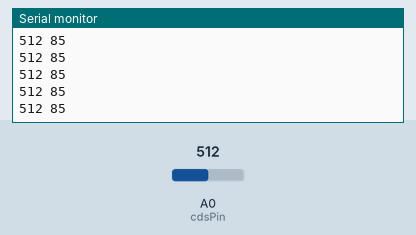
A sketch run on a simulated Arduino Uno, built with avr-gcc and run on an emulated ATmega328P. Parts: the last lines printed to the serial monitor. Inputs (shaded band) come from the test bench; at power-on: A0 (cdsPin) = 512.

Above: at 1.2 s.
1.3 s: A0 (cdsPin) set to 716
At 1.33 s:
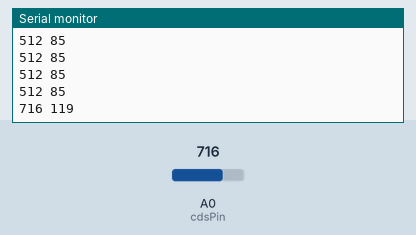
2.8 s: A0 (cdsPin) set to 900
At 2.84 s:
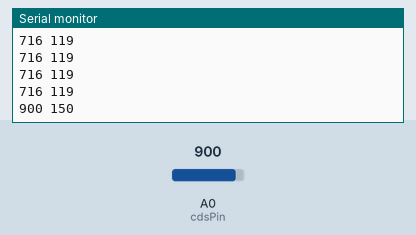
Timing chart, 0 to 5.8 s (numbered marks = the images above; inputs shaded):
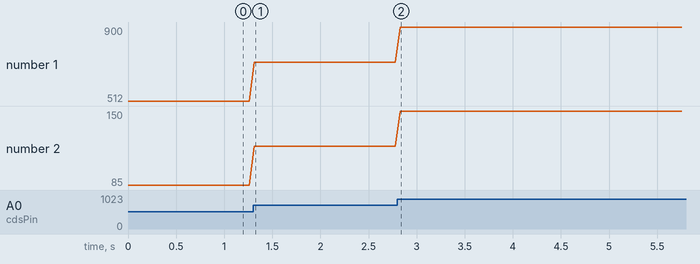

Measured:
- after the input at 1.3 s, the serial monitor: prints a new line at once (image 1)
- after the input at 2.8 s, the serial monitor: prints a new line at once (image 2)
- plotted number 1: 512 → 716 after the input at 1.3 s, 716 → 900 after the input at 2.8 s
- plotted number 2: 85 → 119 after the input at 1.3 s, 119 → 150 after the input at 2.8 s

The sketch:

Arduino.ino
```cpp
const int cdsPin = 0;
const int waterFullAdcValue = 600;

int adcValue;
int waterLevel;

void setup()
{
  Serial.begin(115200);
}

void loop()
{
  adcValue = analogRead(cdsPin);
  waterLevel = map(adcValue, 0, waterFullAdcValue, 0, 100);
  Serial.print(adcValue);
  Serial.print(' ');
  Serial.println(waterLevel);
  delay(50);
}
```
